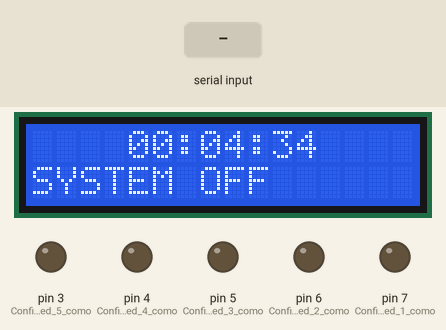
Recording of a sketch running on a simulated Arduino Uno, built with avr-gcc and run on an emulated ATmega328P. Shown: 16×2 character LCD, output pins drawn as LEDs (lit = HIGH). Inputs (shaded band) come from the test bench. Random numbers use the default seed unless the sketch sets one; EEPROM starts erased; what the sketch prints to the serial monitor is not drawn.

Above: at 2.7 s.
2.8 s: "1" received over Serial
At 23.9 s:
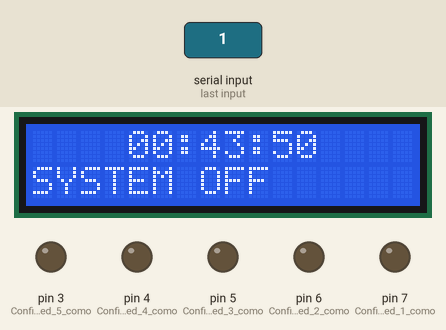
At 27.3 s:
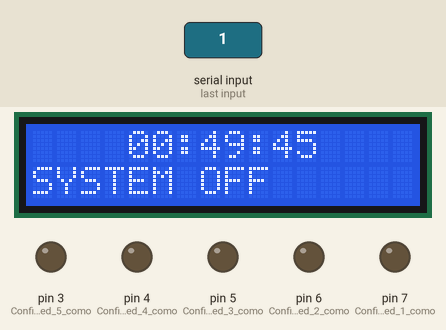
Timing chart, 0 to 28.8 s (numbered marks = the images above; inputs shaded):
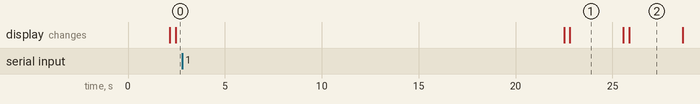

Measured:
- what the display in image 1 shows lasts 2.8 s, from 22.8 s to 25.6 s

The sketch:

EdisonPicuasi-Deber6.ino
```cpp
//Edison Picuasi
//Deber 6 (Timer One)
//Descripcion
/*
Estimados estudiantes: Realizar un programa de seguridad domótica que permita
encender las luces de un domicilio de 5 habitaciones de forma aleatoria solo en
horario nocturno.
El sistema se activa al ingresar una contraseña por comunicación serial.
*/

#include <EEPROM.h>
#include <MsTimer2.h>
#include <TimerOne.h>
#include <LiquidCrystal.h>

//variables
int hora, minuto,segundo; //variables de almacenamiento
String CX;  //variable almacenamiento dato por CX
String msg; //variable almacenamiento estado
String pass="admin";  //variable de validacion contrasena
int opcion; //variable de estado
//long randnum; //variable
LiquidCrystal lcd(13,12,11,10,9,8); //declara y asigna los pines del lcd
void setup() {
pinMode(7,OUTPUT);  //Configuracion led 1 como salida
pinMode(6,OUTPUT);  //Configuracion led 2 como salida
pinMode(5,OUTPUT);  //Configuracion led 3 como salida
pinMode(4,OUTPUT);  //Configuracion led 4 como salida
pinMode(3,OUTPUT);  //Configuracion led 5 como salida
Serial.begin(9600); //inicializa CX Serial
lcd.begin(16,2);  //inicializa lcd
segundo=EEPROM.read(0); //lea dato en la celda 0 de la memoria EEPROM
minuto=EEPROM.read(1);  //lea dato en la celda 1 de la memoria EEPROM
hora=EEPROM.read(2);  //lea dato en la celda 2 de la memoria EEPROM
Timer1.initialize(100); //inicializa y configura el timer a 1 segundo
Timer1.attachInterrupt(reloj);  //configura la interrupcion del timer

}

void loop() {
if(Serial.available()>0){ //comprueba si existe datos en la cx
  CX=Serial.readString(); //alamcena el dato
  Serial.println(CX); //imprime el dato ingresado
  if(CX.equals(pass)){  //comprueba si el dato es igual a la contrasena
  opcion++; //incrementa variable
    }
  }

  switch(opcion){ //comprueba el variable
    case 0:
    msg="SYSTEM OFF"; //almacena dato
    break;
    case 1:
    msg="SYSTEM ON";  //almacana el dato
    break;
    default:
    opcion=0; //inicializa variable
    }

if(opcion==1){  //comprueba si la variable es igual a 1
if(hora>18&&hora<24){  //comprueba y establece un limite de comparacion

  digitalWrite(random(3,8),HIGH); //enciende los leds
  delay(100); //detiene
  }
}
if(hora<18){ //comprueba si la variable es menor a 18

    digitalWrite(3,LOW);  //apaga los leds
    digitalWrite(4,LOW);  //apaga los leds
    digitalWrite(5,LOW);  //apaga los leds
    digitalWrite(6,LOW);  //apaga los leds
    digitalWrite(7,LOW);  //apaga los leds
    delay(100); //detiene
  }


}

void reloj(){
  if(segundo<59){ //comprueba el valor
    segundo++;  //incrementa valor
  }else{
    segundo=0;  //inicialia en cero
    if(minuto<59){  //comprueba el valor
      minuto++; //incrementa valor
      EEPROM.update(1,minuto);  //alamacena en EEPROM
    }else{
      EEPROM.update(1,minuto);  //alamacena en EEPROM
      minuto=0; //inicialia en cero
      if(hora<24){  //comprueba el valor
      hora++; //incrementa valor
      EEPROM.update(2,hora);  //alamacena en EEPROM
      }else{
        EEPROM.update(2,hora); //alamacena en EEPROM
        hora=0; //inicialia en cero
        }
      }
    }
  if(segundo<10){ //comprueba el valor
    lcd.clear();  //limpia el lcd
    lcd.setCursor(9,0); //posiciona el cursor
    lcd.print(':'); //Imprime mensaje
    lcd.setCursor(10,0);  //posiciona el cursor
    lcd.print('0'); //Imprime mensaje
    lcd.setCursor(11,0);  //posiciona el cursor
    lcd.print(segundo); //Imprime mensaje
    lcd.setCursor(0,1); //posiciona el cursor
    lcd.print(msg); //Imprime mensaje
    }else{
      lcd.clear();  //limpia el lcd
      lcd.setCursor(9,0); //posiciona el cursor
      lcd.print(':'); //Imprime mensaje
      lcd.setCursor(10,0);  //posiciona el cursor
      lcd.print(segundo); //Imprime mensaje
      lcd.setCursor(0,1); //posiciona el cursor
      lcd.print(msg); //Imprime mensaje

      }
   if(minuto<10){ //comprueba el valor
    lcd.setCursor(6,0); //posiciona el cursor
    lcd.print(':'); //Imprime mensaje
    lcd.setCursor(7,0); //posiciona el cursor
    lcd.print('0'); //Imprime mensaje
    lcd.setCursor(8,0); //posiciona el cursor
    lcd.print(minuto);  //Imprime mensaje
    lcd.setCursor(0,1); //posiciona el cursor
    lcd.print(msg); //Imprime mensaje
    }else{
      lcd.setCursor(6,0); //posiciona el cursor
      lcd.print(':'); //Imprime mensaje
      lcd.setCursor(7,0); //posiciona el cursor
      lcd.print(minuto);  //Imprime mensaje
      lcd.setCursor(0,1); //posiciona el cursor
      lcd.print(msg); //Imprime mensaje
      }
    if(hora<10){  //comprueba el valor
    lcd.setCursor(4,0); //posiciona el cursor
    lcd.print('0'); //Imprime mensaje
    lcd.setCursor(5,0); //posiciona el cursor
    lcd.print(hora);  //Imprime mensaje
    lcd.setCursor(0,1); //posiciona el cursor
    lcd.print(msg); //Imprime mensaje
    }else{
      lcd.setCursor(4,0); //posiciona el cursor
      lcd.print(hora);  //Imprime mensaje
      lcd.setCursor(0,1); //posiciona el cursor
      lcd.print(msg); //Imprime mensaje
      }
}
```
